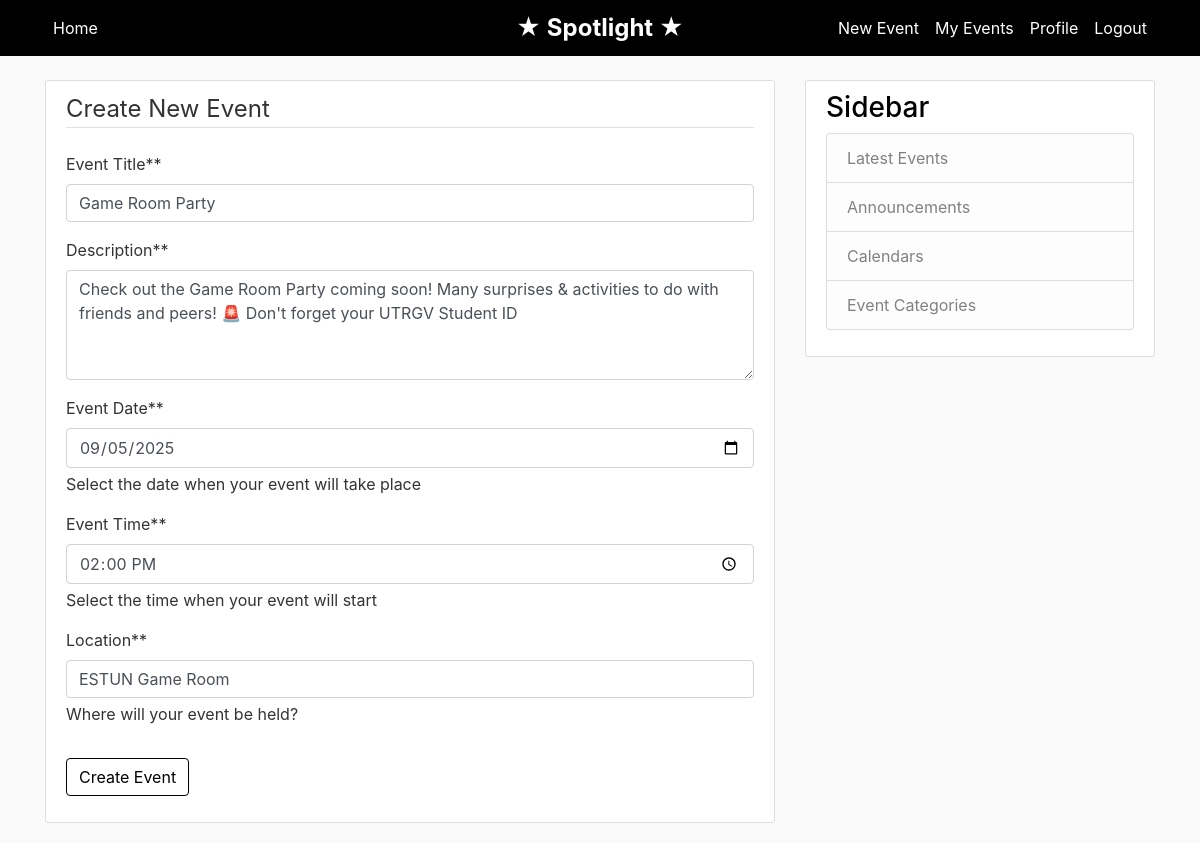
Page /event/1/update/ (signed in) on the committed database.
### blog/models.py (models this page shows, shortened)
class Event(models.Model): # inheriting from the models.Model class
    title = models.CharField(max_length=200)
    description = models.TextField()
    event_date = models.DateField()  # the date when the event will take place
    event_time = models.TimeField()  # the time when the event will start
    location = models.CharField(max_length=200)  # where the event will be held
    date_posted = models.DateTimeField(default=timezone.now)  # this is the date and time the event was created
    author = models.ForeignKey(User, on_delete=models.CASCADE) #cascading means that if the user is deleted then all the events will be deleted

### blog/views.py (the view, shortened to what this page needs)
# urls.py: path('event/<int:pk>/update/', EventUpdateView.as_view(), name='event-update'),
class EventUpdateView(LoginRequiredMixin, UserPassesTestMixin, UpdateView): # this is the view for the event update view
    model = Event
    form_class = EventForm
    template_name = 'blog/post_form.html'
    def test_func(self): # this is the test function for the event update view
        event = self.get_object()
        if self.request.user == event.author:
            return True
        return False

### blog/templates/blog/post_form.html (shortened to what this page needs)
{% extends "blog/base.html" %}
{% load crispy_forms_tags %}
{% block content %}
    <div class="content-section">
        <form method="POST">
            <fieldset class="form-group">
                <legend class="border-bottom mb-4">Create New Event</legend>
                {{ form|crispy }}
            </fieldset>
            <div class="form-group">
                <button class="btn btn-outline-info" type="submit">Create Event</button>
            </div>
        </form>
    </div>
{% endblock content %}

### blog/static/blog/main.css (style rules this page uses)
body { background: #fafafa; color: #333333; margin-top: 5rem; }
.content-section { background: #ffffff; padding: 10px 20px; border: 1px solid #dddddd; border-radius: 3px; margin-bottom: 20px; }
.btn-outline-info { color: #000000 !important; border-color: #000000 !important; }

### rows in the picture
Event: title "Game Room Party", description "Check out the Game Room Party coming soon! Many surprises & activities to do with friends and peers! 🚨 Don't forget your UTRGV Student ID", event_date "09/05/2025", event_time "14:00:00", location "ESTUN Game Room"
